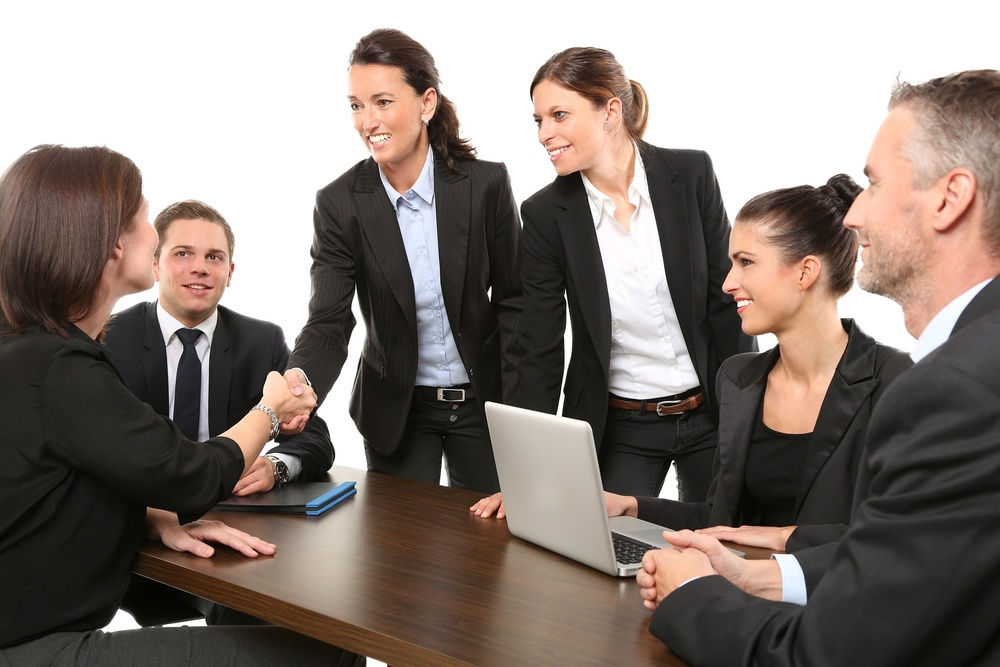
#> input picture image/rotate_90.jpg, 1000 x 667 px, shrunk from 1920 x 1280 before the run
$ python rotation.py
#> lines starting #> are read from the running program, lines starting #| are printed output that depends on the picture
"""
2.90度回転

参考：
https://note.nkmk.me/python-pillow-rotate/
"""
import shutil

import cv2

image = './image/businessman.jpg'
rotate_image = './image/rotate_90.jpg'

# 画像をコピー
shutil.copy(image, rotate_image)

# コピーした画像の角度を変更
img = cv2.imread(rotate_image)
#> img is the input picture: shape (667, 1000, 3); mean B, G, R 118.3, 124.6, 135.5

img_rotate_90_clockwise = cv2.rotate(img, cv2.ROTATE_90_CLOCKWISE)
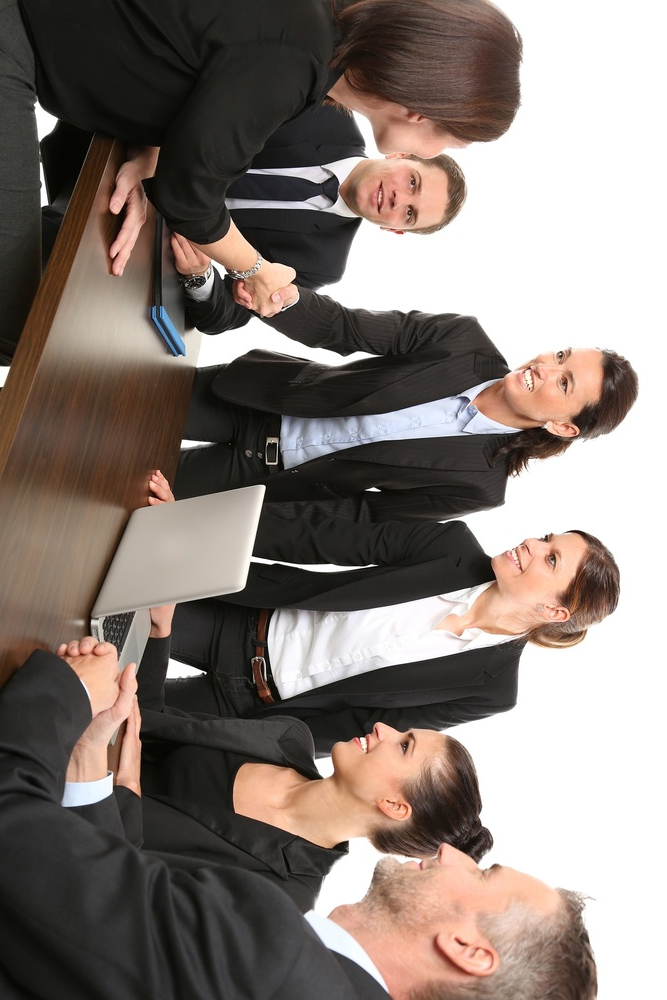
#> img_rotate_90_clockwise: shape (1000, 667, 3); mean B, G, R 118.3, 124.6, 135.5
cv2.imwrite(rotate_image, img_rotate_90_clockwise)
